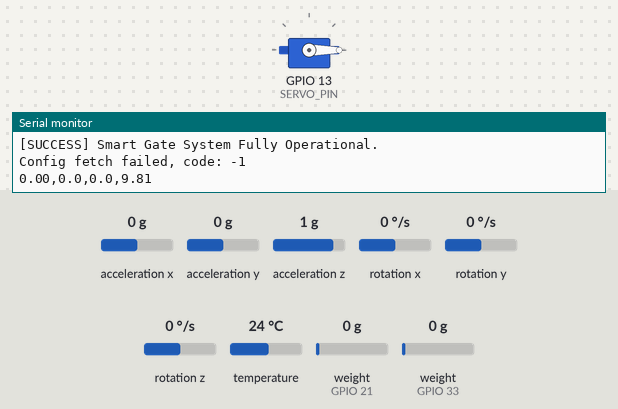
A sketch run on a simulated ESP32. Shown: servo, the last lines printed to the serial monitor. The inputs (shaded band) are chosen by the test bench; at power-on: weight on the scale (sensors on GPIO 33, GPIO 21) 0 g, acceleration x 0 g, acceleration y 0 g, acceleration z 1 g, rotation x 0 °/s, rotation y 0 °/s, rotation z 0 °/s, temperature 24 °C. WiFi joins after 1.5 s; servers stay silent unless stated.

Above: at 4.9 s.
5.0 s: weight on the scale (sensor on GPIO 33) set to 923 g
6.6 s: weight on the scale (sensor on GPIO 33) set to 1083 g
At 8.6 s:
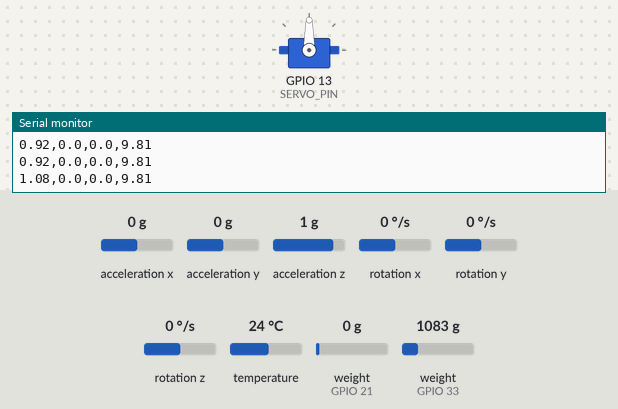
9.1 s: weight on the scale (sensor on GPIO 33) set to 100 g
At 10.6 s:
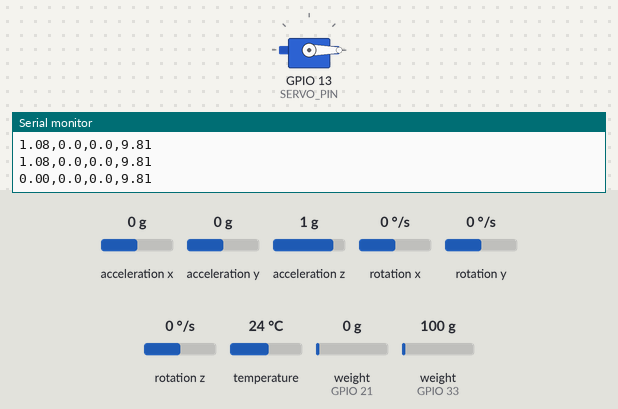
11.3 s: weight on the scale (sensor on GPIO 33) set to 1250 g
At 12.5 s:
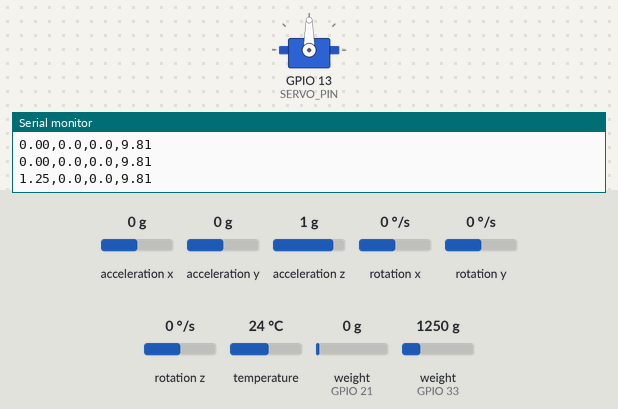
Timing chart, 0 to 14.3 s (numbered marks = the images above; inputs shaded):
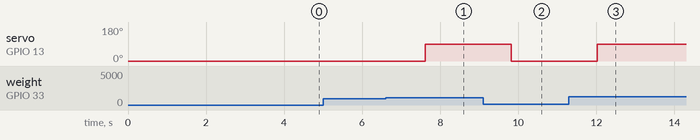

The sketch:

sketch_may30a.ino
```cpp
#include <Wire.h>
#include <Adafruit_MPU6050.h>
#include <Adafruit_Sensor.h>
#include <ESP32Servo.h>
#include <WiFi.h>
#include <WiFiUdp.h>
#include <HTTPClient.h>
#include "HX711.h"

// ========================================================
// 📶 WI-FI & NETWORK CONFIGURATION
// ========================================================
const char* ssid     = "jeronemoo";
const char* password = "negisraa";

const char* laptopIP = "172.20.10.12";
const int remotePort = 9999;
const char* dashboardConfigUrl = "http://192.168.1.14:8080/smart-bridge-dashboard/src/api/esp32_config.php";

WiFiUDP udp;

// ========================================================
// 📍 PIN CONFIGURATION
// ========================================================
const int MPU_SCL_PIN = 2;
const int MPU_SDA_PIN = 15;

const int STRAIN_SCK_PIN = 22;
const int STRAIN_DT_PIN = 21;
const int WEIGHT_DT_PIN = 33;
const int WEIGHT_SCK_PIN = 25;

const int SERVO_PIN = 13;

// ========================================================
// ⚙️ CALIBRATION & THRESHOLDS
// ========================================================
const float WEIGHT_CAL_FACTOR = -98248.0;
const float STRAIN_CAL_FACTOR = 24000.0;
const float VEHICLE_DETECT_THRESHOLD = 1.0;

float maxWeightBarKg = 35.0;
float maxStrainBridgeKg = 40.0;
unsigned long lastConfigFetch = 0;
const unsigned long CONFIG_FETCH_INTERVAL = 30000; // Fetch every 30 seconds

HX711 strainScale;
HX711 weightScale;
Adafruit_MPU6050 mpu;
Servo gateServo;

// Fetch configuration from dashboard
void fetchDashboardConfig() {
  if (WiFi.status() != WL_CONNECTED) {
    return;
  }

  HTTPClient http;
  http.begin(dashboardConfigUrl);
  http.setConnectTimeout(5000);
  http.setTimeout(5000);

  int httpCode = http.GET();
  if (httpCode == HTTP_CODE_OK) {
    String payload = http.getString();
    Serial.println("Config response: " + payload);

    // Parse JSON (simple parsing without library)
    int idx1 = payload.indexOf("max_weight_bar_kg\":");
    if (idx1 > 0) {
      String valStr = payload.substring(idx1 + 18);
      float val = valStr.toFloat();
      if (val > 0) {
        maxWeightBarKg = val;
        Serial.print("[CONFIG] Max Weight Bar: ");
        Serial.println(maxWeightBarKg);
      }
    }

    idx1 = payload.indexOf("max_strain_bridge_kg\":");
    if (idx1 > 0) {
      String valStr = payload.substring(idx1 + 21);
      float val = valStr.toFloat();
      if (val > 0) {
        maxStrainBridgeKg = val;
        Serial.print("[CONFIG] Max Strain Bridge: ");
        Serial.println(maxStrainBridgeKg);
      }
    }

    lastConfigFetch = millis();
  } else {
    Serial.print("Config fetch failed, code: ");
    Serial.println(httpCode);
  }

  http.end();
}

void setup() {
  Serial.begin(115200);

  // Connect to Wi-Fi
  Serial.print("Connecting to Wi-Fi: ");
  Serial.println(ssid);
  WiFi.begin(ssid, password);

  int attempts = 0;
  while (WiFi.status() != WL_CONNECTED && attempts < 20) {
    delay(500);
    Serial.print(".");
    attempts++;
  }

  if (WiFi.status() == WL_CONNECTED) {
    Serial.println("\n[SUCCESS] Wi-Fi Connected!");
    Serial.print("ESP32 IP Address: ");
    Serial.println(WiFi.localIP());
  } else {
    Serial.println("\n[ERROR] Wi-Fi Connection Failed");
  }

  udp.begin(0);

  // Initialize I2C for MPU6050
  Wire.begin(MPU_SDA_PIN, MPU_SCL_PIN);

  // Setup Servo
  ESP32PWM::allocateTimer(0);
  gateServo.setPeriodHertz(50);
  gateServo.attach(SERVO_PIN, 500, 2400);
  gateServo.write(0);

  // Initialize Scales
  weightScale.begin(WEIGHT_DT_PIN, WEIGHT_SCK_PIN);
  weightScale.set_scale(WEIGHT_CAL_FACTOR);
  weightScale.tare();

  strainScale.begin(STRAIN_DT_PIN, STRAIN_SCK_PIN);
  strainScale.set_scale(STRAIN_CAL_FACTOR);
  strainScale.tare();

  // Initialize MPU6050
  if (!mpu.begin()) {
    Serial.println("MPU6050 init failed");
    while (true) { delay(1000); }
  }
  mpu.setAccelerometerRange(MPU6050_RANGE_2_G);
  mpu.setFilterBandwidth(MPU6050_BAND_21_HZ);

  Serial.println("[SUCCESS] Smart Gate System Fully Operational.");

  // Fetch config immediately
  fetchDashboardConfig();
}

void loop() {
  // Periodically fetch updated config from dashboard
  if (millis() - lastConfigFetch > CONFIG_FETCH_INTERVAL) {
    fetchDashboardConfig();
  }

  // Read Sensors
  float activeWeightKg = 0.0;
  float activeStressKg = 0.0;

  if (weightScale.is_ready()) {
    activeWeightKg = weightScale.get_units(3);
    if (activeWeightKg < 0.20) activeWeightKg = 0.0;
  }

  if (strainScale.is_ready()) {
    activeStressKg = strainScale.get_units(3);
    if (activeStressKg < 0.1) activeStressKg = 0.0;
  }

  float structuralCapacityUsed = (activeStressKg / maxStrainBridgeKg) * 100.0;
  if (structuralCapacityUsed < 0.0) structuralCapacityUsed = 0.0;

  sensors_event_t accel, gyro, temp;
  mpu.getEvent(&accel, &gyro, &temp);
  float tiltAngleX = atan2(accel.acceleration.x, accel.acceleration.z) * 180.0 / PI;
  float vibrationValue = accel.acceleration.z;

  // Gate Control using DASHBOARD-SET thresholds
  if (activeWeightKg >= VEHICLE_DETECT_THRESHOLD && activeWeightKg <= maxWeightBarKg) {
    gateServo.write(90); // OPEN
  } else {
    gateServo.write(0);  // CLOSED
  }

  // Send Telemetry
  String telemetryCSV = String(activeWeightKg, 2) + "," +
                        String(structuralCapacityUsed, 1) + "," +
                        String(tiltAngleX, 1) + "," +
                        String(vibrationValue, 2);

  Serial.println(telemetryCSV);

  if (WiFi.status() == WL_CONNECTED) {
    udp.beginPacket(laptopIP, remotePort);
    udp.print(telemetryCSV);
    udp.endPacket();
  }

  delay(500);
}
```

Measured:
- the behaviour switches between 999 and 1000 g on weight on the scale (sensor on GPIO 33) (found by bisection; images 0 and 1)
- after the input at 6.6 s, servo on GPIO 13 (SERVO_PIN): 0° → 90° after 1.0 s
- after the input at 9.1 s, servo on GPIO 13 (SERVO_PIN): 90° → 0° after 0.72 s
- after the input at 11.3 s, servo on GPIO 13 (SERVO_PIN): 0° → 90° after 0.73 s
